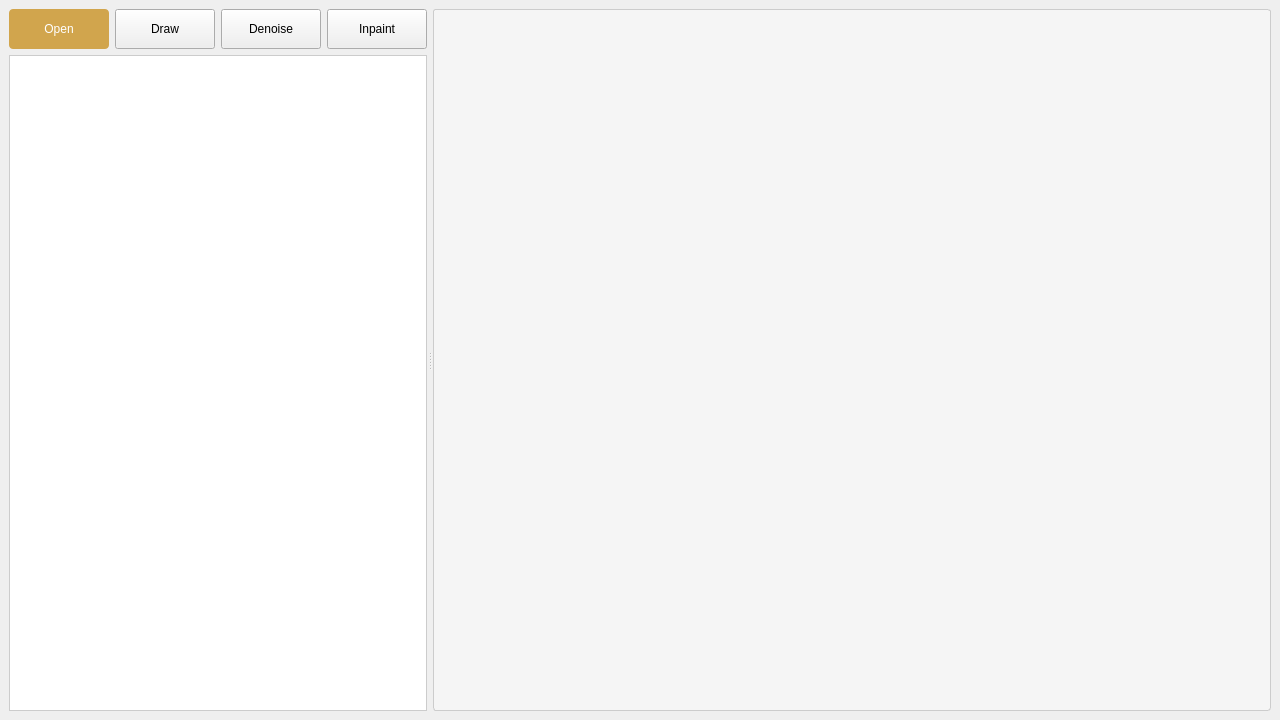
<?xml version="1.0" encoding="UTF-8"?>
<ui version="4.0">
 <class>MainWindow</class>
 <widget class="QMainWindow" name="MainWindow">
  <property name="geometry">
   <rect>
    <x>0</x>
    <y>0</y>
    <width>1280</width>
    <height>720</height>
   </rect>
  </property>
  <property name="windowTitle">
   <string>Image Processor</string>
  </property>
  <widget class="QWidget" name="centralwidget">
   <layout class="QHBoxLayout" name="mainLayout">
    <item>
     <widget class="QSplitter" name="mainSplitter">
      <property name="orientation">
       <enum>Qt::Horizontal</enum>
      </property>
      <property name="handleWidth">
       <number>6</number>
      </property>
      <widget class="QWidget" name="leftPanel">
       <layout class="QVBoxLayout" name="leftLayout">
        <item>
         <layout class="QHBoxLayout" name="toolbarLayout">
          <item>
           <spacer name="horizontalSpacerLeft">
            <property name="orientation">
             <enum>Qt::Horizontal</enum>
            </property>
            <property name="sizeType">
             <enum>QSizePolicy::Expanding</enum>
            </property>
            <property name="sizeHint" stdset="0">
             <size>
              <width>0</width>
              <height>0</height>
             </size>
            </property>
           </spacer>
          </item>
          <item>
           <widget class="QPushButton" name="btnOpen">
            <property name="minimumSize">
             <size>
              <width>100</width>
              <height>40</height>
             </size>
            </property>
            <property name="styleSheet">
             <string notr="true">
              QPushButton {
                background:rgb(209, 165, 77);
                border-radius: 4px;
                color: white;
              }
              QPushButton:hover { background:rgb(8, 175, 247); }
             </string>
            </property>
            <property name="text">
             <string>Open</string>
            </property>
           </widget>
          </item>
          <item>
           <widget class="QPushButton" name="btnDraw">
            <property name="text">
                <string>Draw (2-5/Z)</string>
            </property>
            <property name="toolTip">
                <string>DrawingMode - shortcut: 1freehand 2rectangle 3triangle 4circle 5moscia Zundo</string>
            </property>
            <property name="checkable">
            <bool>true</bool>
            </property>
            <property name="styleSheet">
            <string notr="true">
              QPushButton:hover { background:rgb(205, 7, 175); }
              QPushButton:checked {    
                background:rgb(205, 7, 175);  
                color: white;
                border: none;
              }
            </string>
            </property>
            <property name="minimumSize">
             <size>
              <width>100</width>
              <height>40</height>
             </size>
            </property>
            <property name="text">
             <string>Draw</string>
            </property>
           </widget>
          </item>
          <item>
           <widget class="QPushButton" name="btnDenoise">
           <property name="checkable">  
            <bool>true</bool>
           </property>
           <property name="styleSheet">
            <string notr="true">
            QPushButton:hover { background:rgb(91, 8, 247); }
            QPushButton:checked {      
                background:rgb(91, 8, 247);    
                color: white;
                border: none;
            }
            </string>
           </property>
            <property name="minimumSize">
             <size>
              <width>100</width>
              <height>40</height>
             </size>
            </property>
            <property name="text">
             <string>Denoise</string>
            </property>
           </widget>
          </item>
          <item>
           <widget class="QPushButton" name="btnInpaint">
           <property name="styleSheet">
             <string notr="true">
              QPushButton:hover { background:rgb(214, 53, 13); }
             </string>
            </property>
            <property name="minimumSize">
             <size>
              <width>100</width>
              <height>40</height>
             </size>
            </property>
            <property name="text">
             <string>Inpaint</string>
            </property>
           </widget>
          </item>
          <item>
           <spacer name="horizontalSpacerRight">
            <property name="orientation">
             <enum>Qt::Horizontal</enum>
            </property>
            <property name="sizeType">
             <enum>QSizePolicy::Expanding</enum>
            </property>
            <property name="sizeHint" stdset="0">
             <size>
              <width>0</width>
              <height>0</height>
             </size>
            </property>
           </spacer>
          </item>
         </layout>
        </item>
        <item>
         <widget class="QListWidget" name="listFileBrowser">
          <property name="minimumSize">
           <size>
            <width>300</width>
            <height>200</height>
           </size>
          </property>
          <property name="styleSheet">
           <string notr="true">
            QListWidget {
                background: white;
                color: black;
                border: 1px solid #cccccc;
                font-family: Segoe UI;
                font-size: 12px;
            }
            QListWidget::item {
                height: 24px;
                border-bottom: 1px solid #eeeeee;
            }
            QListWidget::item:hover {
                background: #f0f6fc;
                color: black;
            }
            QListWidget::item:selected {
                background: #0078d4;
                color: white;
            }
           </string>
          </property>
          <property name="alternatingRowColors">
           <bool>false</bool> 
          </property>
         </widget>
        </item>
       </layout>
      </widget>
      <widget class="QGraphicsView" name="graphicsView">
       <property name="sizePolicy">
        <sizepolicy hsizetype="Expanding" vsizetype="Expanding">
         <horstretch>3</horstretch>
         <verstretch>1</verstretch>
        </sizepolicy>
       </property>
       <property name="styleSheet">
        <string notr="true">
         background: #f5f5f5;
         border: 1px solid #cccccc;
         border-radius: 3px;
        </string>
       </property>
      </widget>
     </widget>
    </item>
   </layout>
  </widget>
 </widget>
 <resources/>
 <connections/>
</ui>
